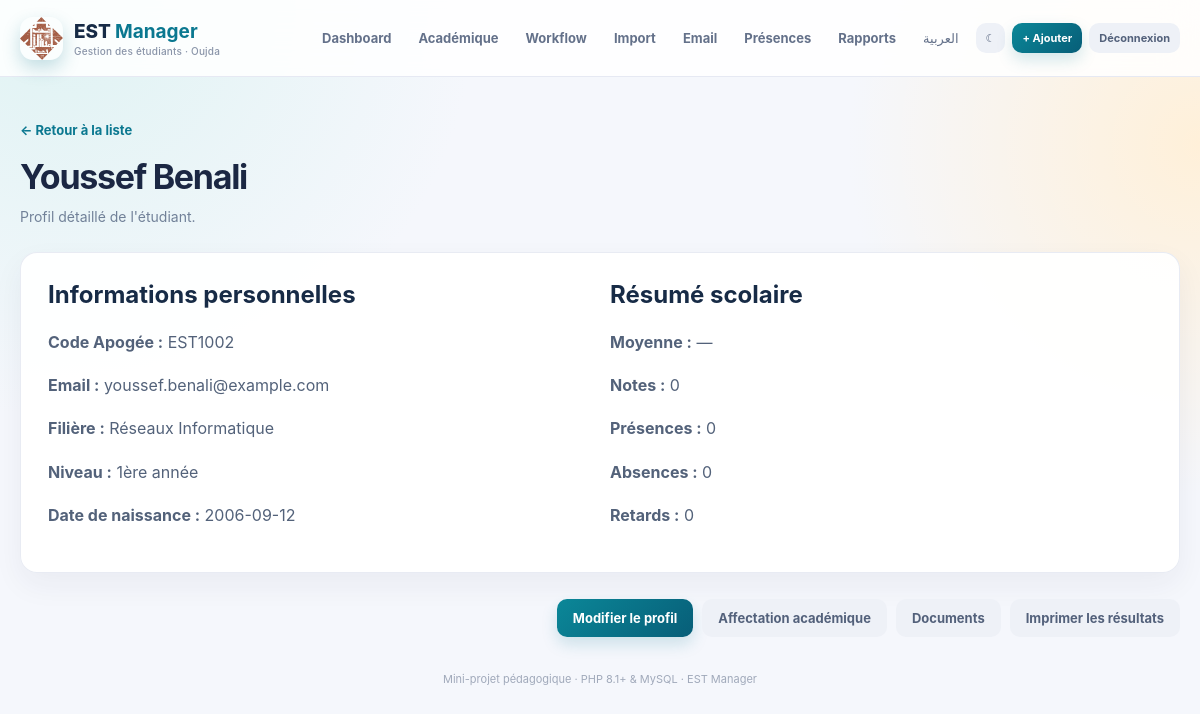
The app's page /profile.php?id=2 (signed in) with its own data.
### tables this page shows
CREATE TABLE IF NOT EXISTS etudiants (
  id INT UNSIGNED AUTO_INCREMENT PRIMARY KEY,
  code_apogee VARCHAR(20) NOT NULL UNIQUE,
  nom VARCHAR(80) NOT NULL,
  prenom VARCHAR(80) NOT NULL,
  email VARCHAR(150) NOT NULL UNIQUE,
  filiere VARCHAR(100) NOT NULL,
  niveau VARCHAR(20) NOT NULL,
  date_naissance DATE NULL,
  status ENUM('active','graduated','suspended','withdrawn') NOT NULL DEFAULT 'active',
  created_at TIMESTAMP NOT NULL DEFAULT CURRENT_TIMESTAMP
);

### includes/functions.php (called while the page is built, shortened)
<?php
function e(?string $value): string {
    return htmlspecialchars($value ?? '', ENT_QUOTES | ENT_SUBSTITUTE, 'UTF-8');
}

### profile.php (the view, shortened to what this page needs)
<?php
require __DIR__ . '/includes/functions.php';
require __DIR__ . '/config/db.php';
$id = filter_input(INPUT_GET, 'id', FILTER_VALIDATE_INT, ['options' => ['min_range' => 1]]);
$stmt = $pdo->prepare('SELECT * FROM etudiants WHERE id = :id');
$stmt->execute(['id' => $id]);
$student = $stmt->fetch();
$avg = $pdo->prepare('SELECT AVG(grade), COUNT(*) FROM notes WHERE student_id = :id');
$avg->execute(['id' => $id]);
[$average, $noteCount] = $avg->fetch(PDO::FETCH_NUM);
$attendanceStats = [];
require __DIR__ . '/includes/header.php';
?>
<div class="page-heading"><a href="index.php" class="back">← Retour à la liste</a><h1><?= e($student['prenom'] . ' ' . $student['nom']) ?></h1><p>Profil détaillé de l'étudiant.</p></div>
<section class="panel profile-grid"><div><h2>Informations personnelles</h2><p><strong>Code Apogée :</strong> <?= e($student['code_apogee']) ?></p><p><strong>Email :</strong> <?= e($student['email']) ?></p><p><strong>Filière :</strong> <?= e($student['filiere']) ?></p><p><strong>Niveau :</strong> <?= e($student['niveau']) ?></p><p><strong>Date de naissance :</strong> <?= e($student['date_naissance'] ?: 'Non renseignée') ?></p></div><div><h2>Résumé scolaire</h2><p><strong>Moyenne :</strong> <?= $average !== null ? number_format((float)$average, 2, ',', ' ') . '/20' : '—' ?></p><p><strong>Notes :</strong> <?= $noteCount ?></p><p><strong>Présences :</strong> <?= $attendanceStats['present'] ?? 0 ?></p><p><strong>Absences :</strong> <?= $attendanceStats['absent'] ?? 0 ?></p><p><strong>Retards :</strong> <?= $attendanceStats['late'] ?? 0 ?></p></div></section>
<div class="form-actions"><a class="btn btn-primary" href="edit.php?id=<?= $id ?>">Modifier le profil</a><a class="btn btn-light" href="academic_assignments.php?student_id=<?= $id ?>">Affectation académique</a><a class="btn btn-light" href="documents.php?student_id=<?= $id ?>">Documents</a><a class="btn btn-light" href="print.php?student_id=<?= $id ?>">Imprimer les résultats</a></div>
<?php require __DIR__ . '/includes/footer.php'; ?>

### assets/style.css (style rules this page uses)
:root { --ink: #172b46; --muted: #718198; --primary: #0b7890; --primary-dark: #07586e; --accent: #f3ad45; --navy: #123b67; --surface: #ffffff; --line: #e8ebf3; --soft: #f5f7fc; --success: #16856d; --danger: #c83d54; font-family: Inter, ui-sans-serif, system-ui, -apple-system, "Segoe UI", sans-serif; color: var(--ink); background: var(--soft); font-synthesis: none; }
* { box-sizing: border-box; }
html { scroll-behavior: smooth; }
body { margin: 0; min-height: 100vh; background: radial-gradient(circle at 5% 0%, #dff3f3 0, transparent 26rem), radial-gradient(circle at 100% 18%, #fff0d9 0, transparent 22rem), var(--soft); }
a { color: inherit; text-decoration: none; }
button, a, .stat, .panel, .form-card { transition: 180ms ease; }
.btn { display: inline-flex; align-items: center; justify-content: center; gap: 7px; border: 0; border-radius: 10px; padding: 11px 16px; color: inherit; font-size: 13px; font-weight: 700; cursor: pointer; white-space: nowrap; }
.btn-primary { color: #fff; background: linear-gradient(135deg, #0b8798, #075e78); box-shadow: 0 7px 16px #0b78902e; }
.btn-light { color: #53617b; background: #eef1f7; }
.hero-actions, .actions, .form-actions { display: flex; align-items: center; gap: 9px; flex-wrap: wrap; }
.hero h1, .page-heading h1 { margin: 9px 0; color: #1b2743; font-size: clamp(27px, 4vw, 38px); letter-spacing: -1.3px; line-height: 1.15; }
.hero p, .page-heading p, .panel-title p { margin: 0; color: var(--muted); font-size: 14px; line-height: 1.65; }
.page-heading { margin: 42px 0 24px; }
.page-heading h1 { margin-top: 18px; font-size: clamp(27px, 4vw, 34px); }
.back { color: var(--primary); font-size: 13px; font-weight: 750; }
.stat, .panel, .form-card { border: 1px solid rgba(231,234,243,.95); border-radius: 17px; background: rgba(255,255,255,.93); box-shadow: 0 12px 30px rgba(28, 39, 78, .055); }
.panel { overflow: hidden; margin-bottom: 26px; }
.form-actions { justify-content: flex-end; margin-top: 24px; }
.profile-grid, .analytics-grid { display: grid; grid-template-columns: repeat(2, 1fr); gap: 20px; }
.profile-grid { padding: 27px; }
.profile-grid h2 { margin-top: 0; }
.profile-grid p { color: #53627a; line-height: 1.7; }

### records on screen
etudiants: prenom+nom "Youssef Benali", code_apogee "EST1002", email "youssef.benali@example.com", filiere "Réseaux Informatique", niveau "1ère année", date_naissance "2006-09-12"

### other values on screen
t('dashboard') "Dashboard"
t('logout') "Déconnexion"
$noteCount "0"
$attendanceStats['present'] "0"
$attendanceStats['absent'] "0"
$attendanceStats['late'] "0"
